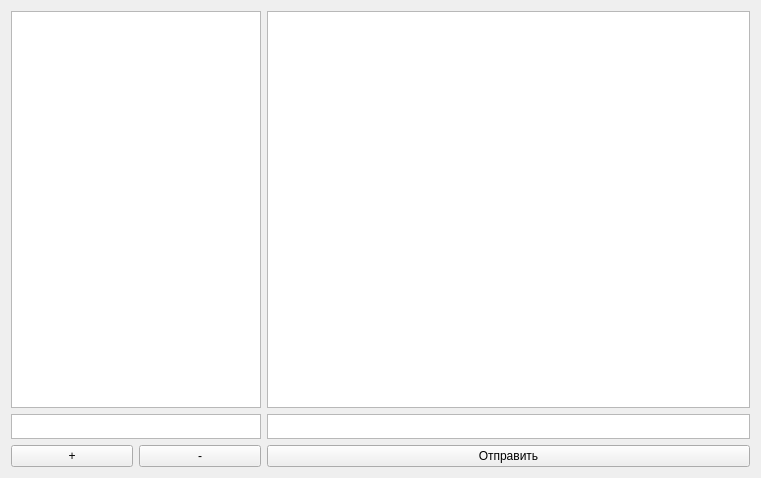
<?xml version="1.0" encoding="UTF-8"?>
<ui version="4.0">
 <class>Form</class>
 <widget class="QWidget" name="Form">
  <property name="geometry">
   <rect>
    <x>0</x>
    <y>0</y>
    <width>761</width>
    <height>478</height>
   </rect>
  </property>
  <property name="windowTitle">
   <string>Chat</string>
  </property>
  <layout class="QVBoxLayout" name="verticalLayout">
   <item>
    <layout class="QGridLayout" name="gridLayout">
     <property name="sizeConstraint">
      <enum>QLayout::SetMinimumSize</enum>
     </property>
     <item row="0" column="0">
      <widget class="QListView" name="lst_contacts">
       <property name="minimumSize">
        <size>
         <width>250</width>
         <height>0</height>
        </size>
       </property>
       <property name="maximumSize">
        <size>
         <width>250</width>
         <height>16777215</height>
        </size>
       </property>
      </widget>
     </item>
     <item row="4" column="1">
      <widget class="QPlainTextEdit" name="txt_send">
       <property name="maximumSize">
        <size>
         <width>16777215</width>
         <height>25</height>
        </size>
       </property>
      </widget>
     </item>
     <item row="4" column="0">
      <widget class="QPlainTextEdit" name="txt_search">
       <property name="minimumSize">
        <size>
         <width>250</width>
         <height>0</height>
        </size>
       </property>
       <property name="maximumSize">
        <size>
         <width>250</width>
         <height>25</height>
        </size>
       </property>
      </widget>
     </item>
     <item row="6" column="0">
      <layout class="QHBoxLayout" name="horizontalLayout">
       <item>
        <widget class="QPushButton" name="btn_add">
         <property name="text">
          <string>+</string>
         </property>
        </widget>
       </item>
       <item>
        <widget class="QPushButton" name="btn_remove">
         <property name="text">
          <string>-</string>
         </property>
        </widget>
       </item>
      </layout>
     </item>
     <item row="0" column="1">
      <widget class="QTextEdit" name="txt_chat"/>
     </item>
     <item row="6" column="1">
      <layout class="QHBoxLayout" name="horizontalLayout_2">
       <property name="sizeConstraint">
        <enum>QLayout::SetMinimumSize</enum>
       </property>
       <item>
        <widget class="QPushButton" name="btn_send">
         <property name="maximumSize">
          <size>
           <width>16777215</width>
           <height>25</height>
          </size>
         </property>
         <property name="text">
          <string>Отправить</string>
         </property>
        </widget>
       </item>
      </layout>
     </item>
    </layout>
   </item>
  </layout>
 </widget>
 <resources/>
 <connections/>
</ui>
